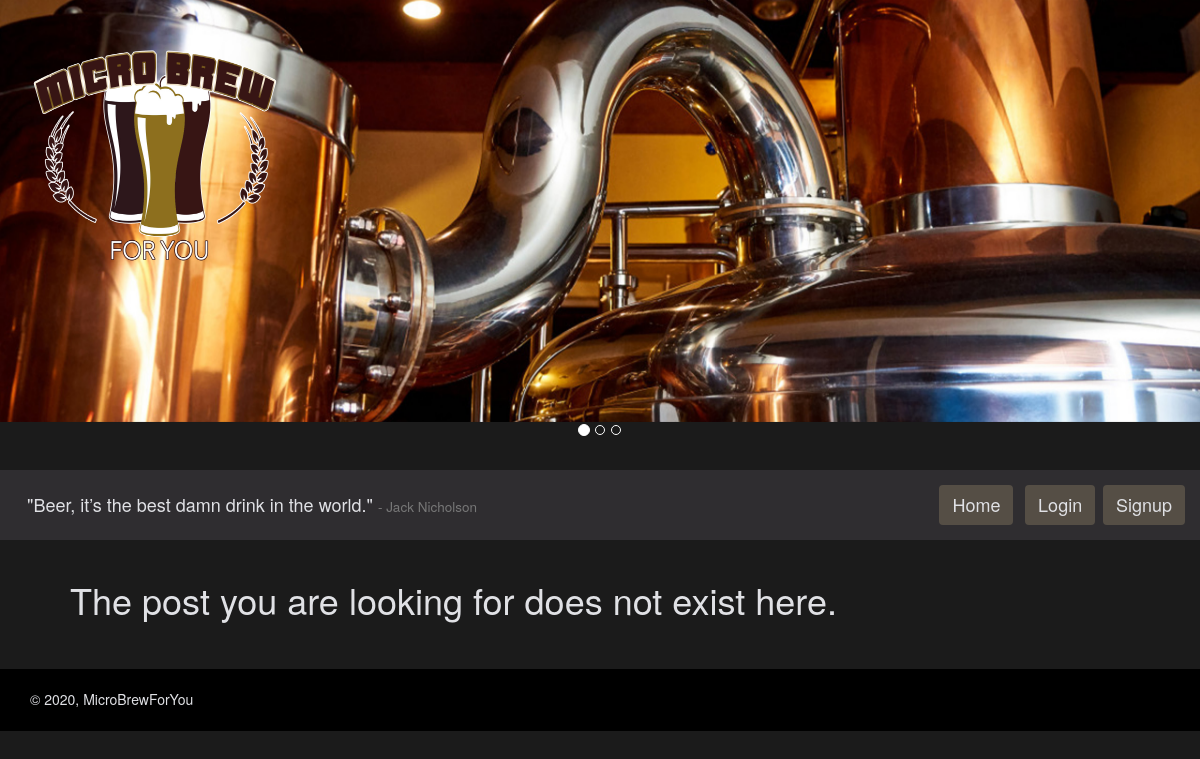
Before: /post/34/ with the older database file.
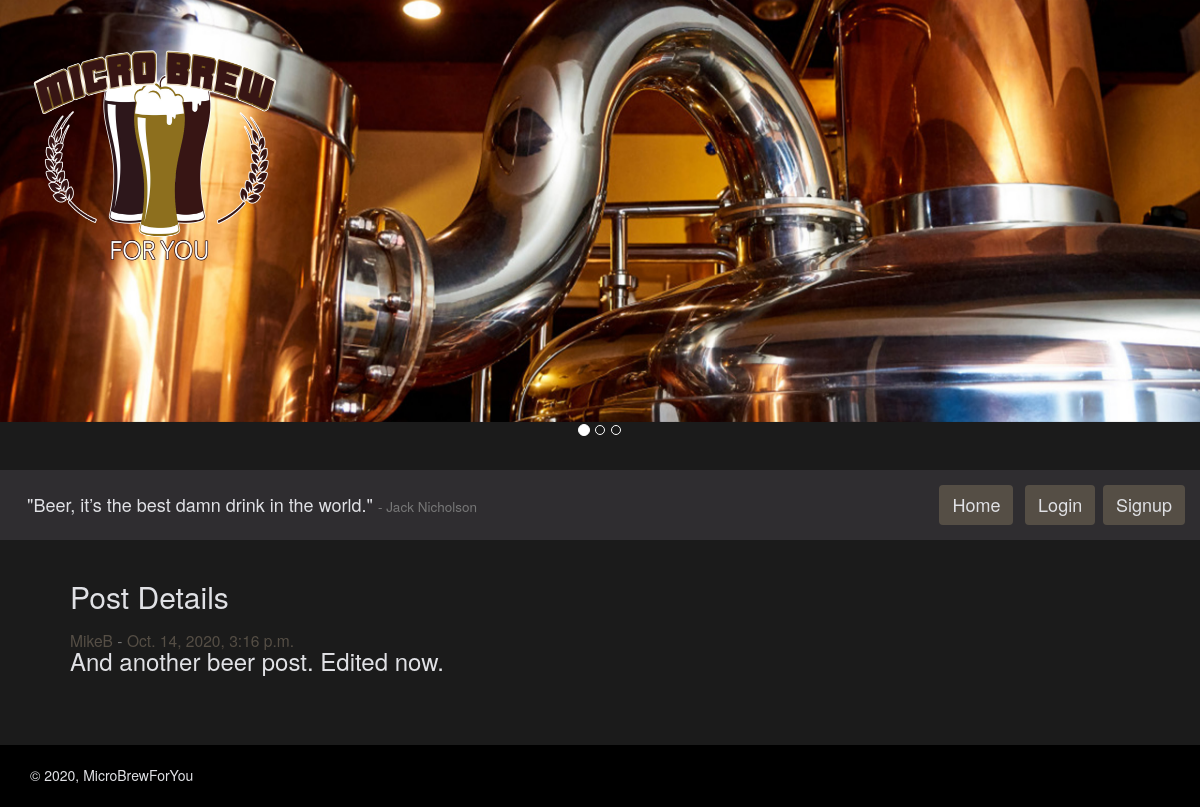
After: the same page with the newer database file.
### microbrewforyou_app/models.py (models this page shows, shortened)
class Posts(models.Model):
    author = models.ForeignKey(
        CustomUser, on_delete=models.CASCADE, related_name='author')
    body = models.TextField(max_length=280)
    postTime = models.DateTimeField(default=timezone.now)
    lastUpdated = models.DateField(auto_now=True)

class CustomUser(AbstractUser):
    bio = models.CharField(max_length=280, default='')
    user_image = models.ImageField(
        upload_to='CustomUser/', null=False, blank=False)
    users_following = models.ManyToManyField(
        "self", symmetrical=False, related_name='CustomUser')
    fav_breweries = models.ManyToManyField(
        "Breweries", symmetrical=False,
        related_name='fav_breweries', blank=True)
    fav_brewtypes = models.ManyToManyField(
        "BrewTypes", symmetrical=False,
        related_name='fav_brewtypes', blank=True)
    address = models.CharField(max_length=280)
    city = models.CharField(max_length=50)
    state = models.CharField(max_length=50)
    user_since = models.DateTimeField(default=timezone.now)
    REQUIRED_FIELDS = ['first_name', 'bio', 'address', 'city', 'state']
    def __str__(self):
        return self.username

### microbrewforyou_app/views.py (the view)
# urls.py: path('post/<int:post_id>/', post_detail_view, name="postview"),
def post_detail_view(request, post_id):
    my_post = Posts.objects.filter(id=post_id).first()
    words_quote = "Beer, it’s the best damn drink in the world."
    words_author = "Jack Nicholson"
    return render(
        request, "post_detail.html",
        {"post": my_post,
         'words_author': words_author, "words_quote": words_quote}
    )

### templates/post_detail.html (shortened to what this page needs)
{% extends 'base.html' %} {% block content %}
<br />
{% if not post %}
<h1>The post you are looking for does not exist here.</h1>
{% else %}
<h2>Post Details</h2>
<h3>
  <span class="small"
    ><a class="custom_link" href="/user/{{ post.author.id }}/"
      >{{ post.author}}</a
    >
    -
    <a class="custom_link" href="/post/{{ post.id }}/"
      >{{post.postTime}}</a
    ></span
  ><br />
  {{ post.body }}
</h3>
<br />
 {% endif %} <br /><br />{% endblock %}

Changed rows visible on the page:
added Posts: author "MikeB", postTime "Oct. 14, 2020, 3:16 p.m.", body "And another beer post. Edited now."
Other visible differences:
text no longer shown: "The post you are looking for does not exist here."
text now shown: "Post Details -"
